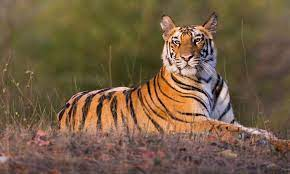
#> input picture original.jpg, 290 x 174 px, given in place of original.jpeg, which was not available
$ jupyter execute 'Adaptive_Thresholding_Edge_Detection_KK .ipynb'
#> lines starting #> are read from the running program, lines starting #| are printed output that depends on the picture; after the words box and inside, x2 and y2 are one past the last pixel; in counts of white or black regions, pixels touching at a corner belong together; pictures that were not available may be replaced by others from this repository, and a replacement may not be noted
[cell 1]
# importing opencv
import cv2

# Load our input image
image = cv2.imread('original.jpeg')
#> image is the input picture: shape (174, 290, 3); mean B, G, R 68.1, 93.2, 115.8
cv2.imshow('Original', image)
cv2.waitKey()

# We use cvtColor, to convert to grayscale
gray_image = cv2.cvtColor(image, cv2.COLOR_BGR2GRAY)
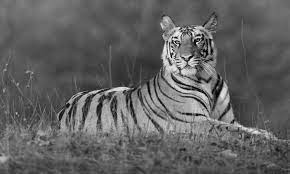
#> gray_image: shape (174, 290); min 0, max 250, mean 97.1

cv2.imshow('Grayscale', gray_image)
cv2.waitKey(0)

# window shown waits for any key pressing event
cv2.destroyAllWindows()

[cell 2]
import cv2
import numpy as np
from matplotlib import pyplot as plt

img = cv2.imread('original.jpeg',0)
#> img: shape (174, 290); min 0, max 255, mean 97.1
edges = cv2.Canny(img,100,200)
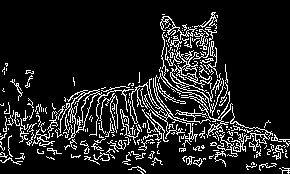
#> edges: shape (174, 290); 12.5% white in thin lines or dots

plt.subplot(121),plt.imshow(img,cmap = 'gray')
plt.title('Original Image'), plt.xticks([]), plt.yticks([])
plt.subplot(122),plt.imshow(edges,cmap = 'gray')
plt.title('Edge Image'), plt.xticks([]), plt.yticks([])

plt.show()
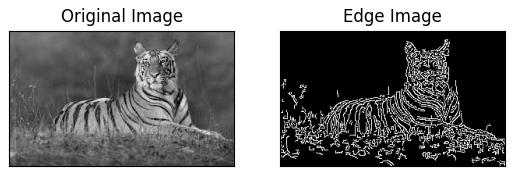
#> figure drawn by matplotlib, 2 panels

[cell 3]
import cv2

image1 = cv2.imread('original.jpeg')
img = cv2.cvtColor(image1, cv2.COLOR_BGR2GRAY)
ret, thresh2 = cv2.threshold(img, 120, 255, cv2.THRESH_BINARY_INV)
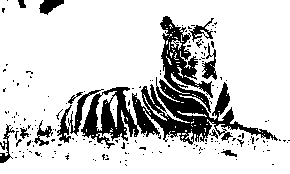
#> thresh2: shape (174, 290); 82% white; 179 black regions (166 under 20 px), largest, box (x1, y1, x2, y2) and area: (81, 16, 278, 149) 6746, (68, 89, 104, 136) 305, (202, 43, 217, 80) 238
cv2.imshow('Binary Threshold Inverted', thresh2)

[cell 4]
import cv2
import numpy as np
image1 = cv2.imread('original.jpeg')
img = cv2.cvtColor(image1, cv2.COLOR_BGR2GRAY)
ret, thresh1 = cv2.threshold(img, 120, 255, cv2.THRESH_BINARY+cv2.THRESH_OTSU)
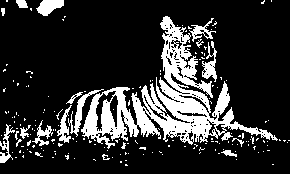
#> thresh1: shape (174, 290); 18.9% white; 177 white regions (161 under 20 px), largest, box (x1, y1, x2, y2) and area: (81, 16, 278, 149) 6927, (68, 89, 104, 137) 310, (36, 0, 64, 16) 285
#> ret = 118
cv2.imshow('Otsu Threshold', thresh1)
if cv2.waitKey(0) & 0xff == 27:
#> (key Esc is pressed here)
    cv2.destroyAllWindows()

$ run again, with color.jpg copied over original.jpg
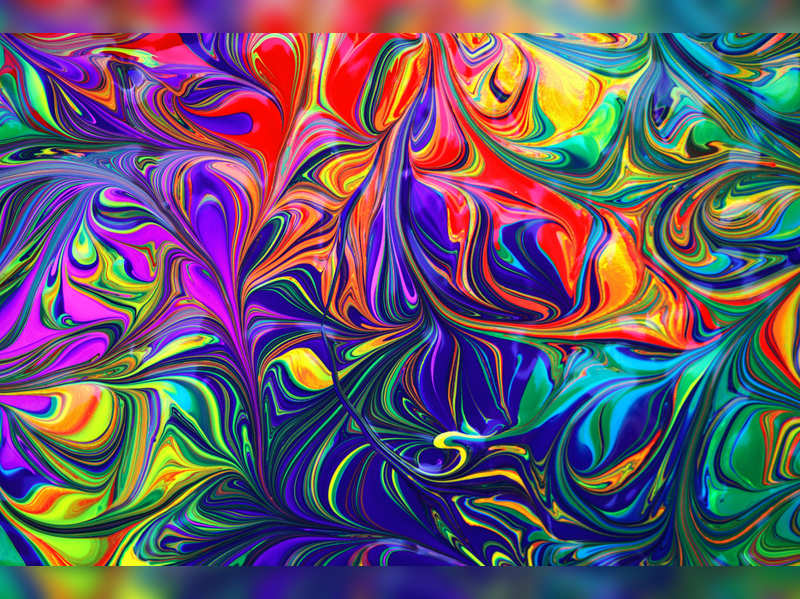
#> input picture color.jpg, 800 x 599 px, given in place of original.jpeg, which was not available
#> image is the input picture: shape (599, 800, 3); mean B, G, R 106.6, 87, 100.9
#> `edges = cv2.Canny(img,100,200)`:
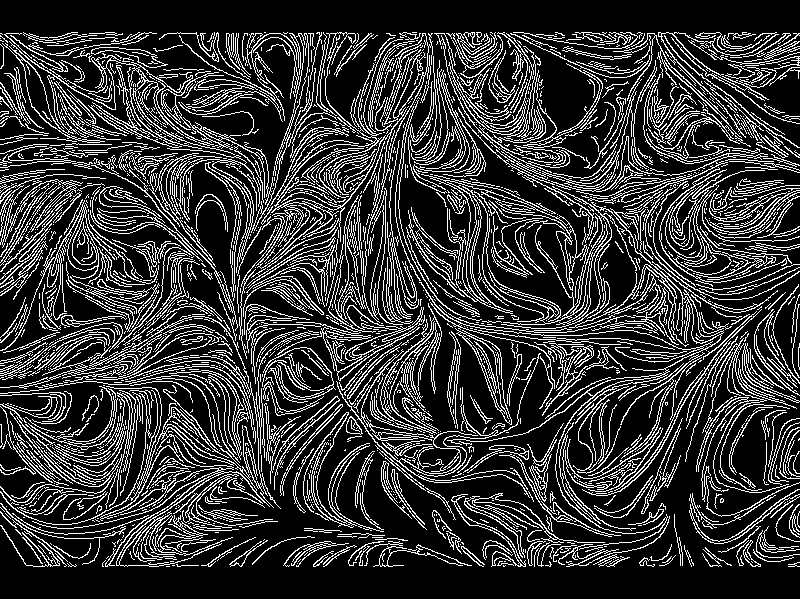
#> edges: shape (599, 800); 21.1% white in thin lines or dots, all inside (x1, y1, x2, y2) = (0, 32, 800, 567)
#> thresh2: shape (599, 800); 71.2% white; 1584 black regions (1332 under 20 px), largest, box (x1, y1, x2, y2) and area: (348, 0, 655, 280) 31314, (133, 0, 375, 314) 13349, (0, 381, 245, 516) 10353
#> `ret, thresh1 = cv2.threshold(img, 120, 255, cv2.THRESH_BINARY+cv2.THRE..`:
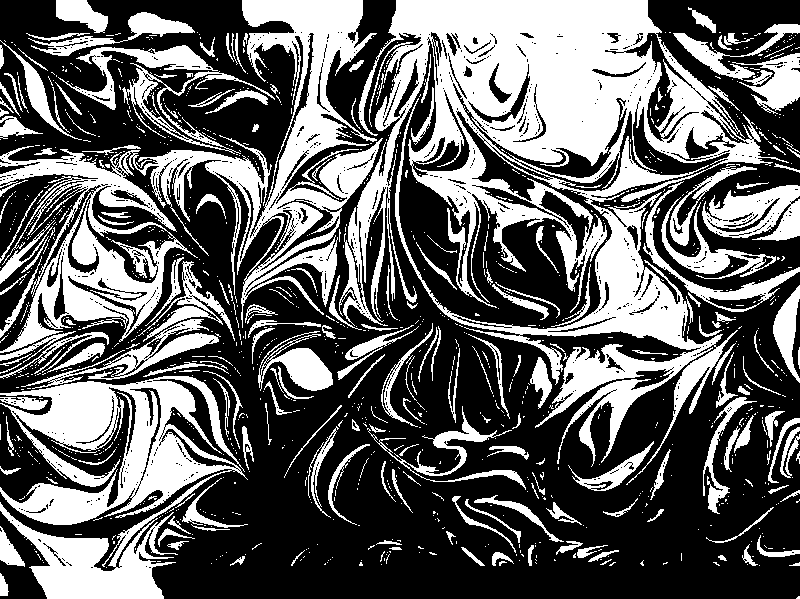
#> thresh1: shape (599, 800); 38.7% white; 1197 white regions (989 under 20 px), largest, box (x1, y1, x2, y2) and area: (339, 0, 789, 485) 69810, (0, 0, 383, 353) 34158, (0, 376, 248, 599) 24699
#> ret = 103

$ run again, with image.jpg copied over original.jpg
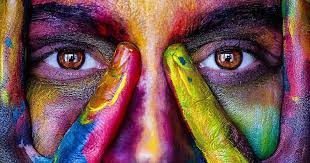
#> input picture image.jpg, 310 x 163 px, given in place of original.jpeg, which was not available
#> image is the input picture: shape (163, 310, 3); mean B, G, R 81.3, 81.4, 116.1
#> `edges = cv2.Canny(img,100,200)`:
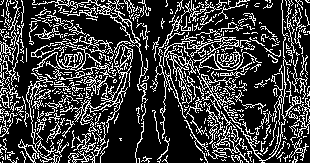
#> edges: shape (163, 310); 23.6% white in thin lines or dots
#> thresh2: shape (163, 310); 68.8% white; 419 black regions (402 under 20 px), largest, box (x1, y1, x2, y2) and area: (87, 0, 216, 163) 5053, (167, 46, 248, 163) 2872, (81, 45, 133, 161) 1588
#> `ret, thresh1 = cv2.threshold(img, 120, 255, cv2.THRESH_BINARY+cv2.THRE..`:
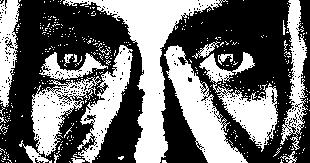
#> thresh1: shape (163, 310); 42.9% white; 399 white regions (383 under 20 px), largest, box (x1, y1, x2, y2) and area: (63, 0, 228, 163) 5909, (164, 45, 248, 163) 3438, (199, 52, 278, 152) 2583
#> ret = 98
